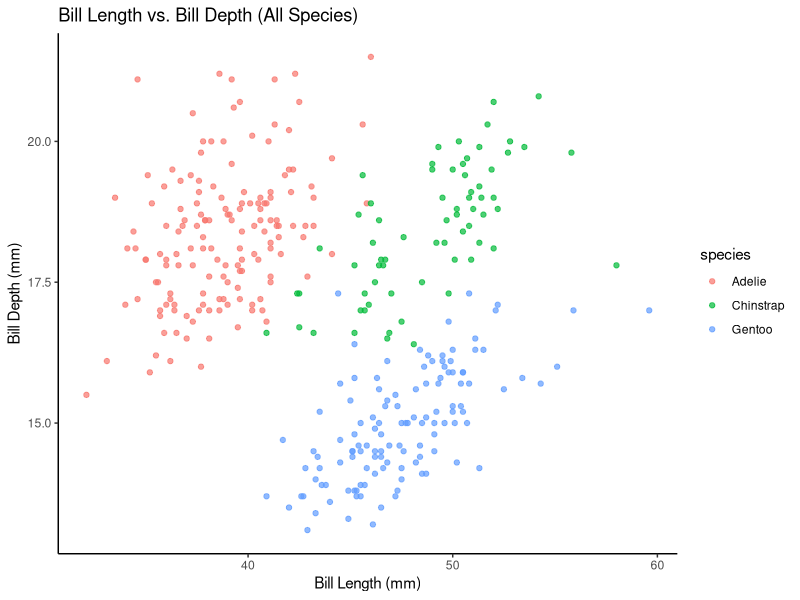
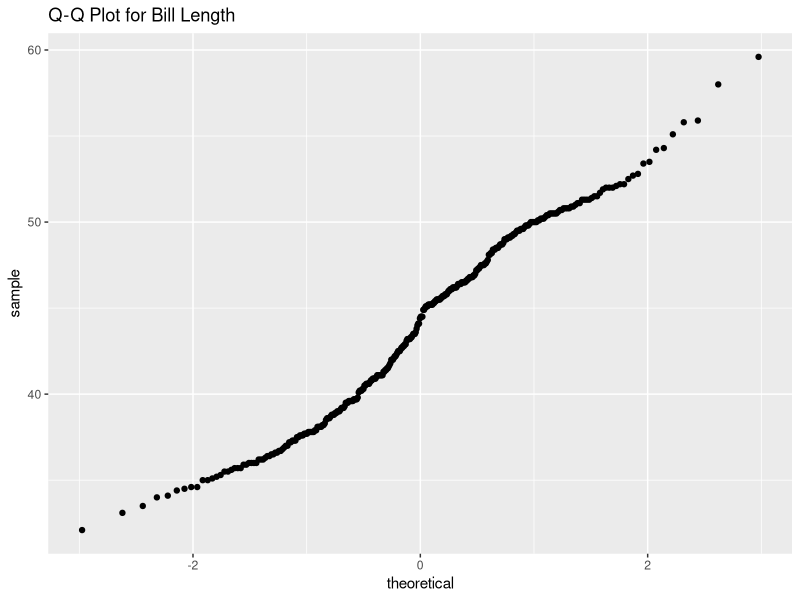
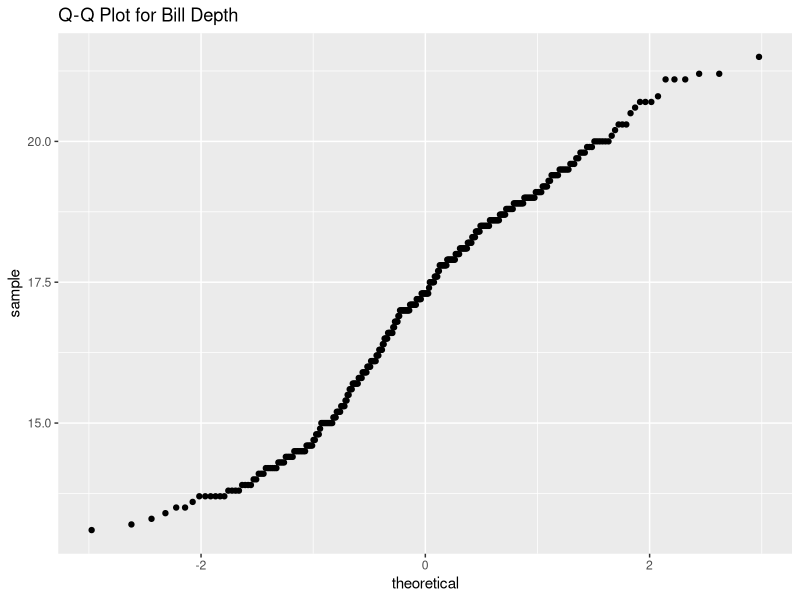

Reproduce these figures in R, in order.
################################################################################
# 4.1
################################################################################
# Load necessary libraries
library(tidyverse)
library(palmerpenguins)
library(rstatix)  # for cor_test()
library(ggplot2)

# Filter dataset to include only observations with non-missing bill length & depth
penguin_data <- penguins %>%
  filter(!is.na(bill_length_mm), 
         !is.na(bill_depth_mm))

# Exploratory data analysis
glimpse(penguin_data)
summary(penguin_data)

# Scatter plot to visualize bill length vs. bill depth across species
ggplot(data = penguin_data, aes(x = bill_length_mm, 
                                y = bill_depth_mm, 
                                color = species)) +
  geom_point(alpha = 0.7) +
  labs(title = "Bill Length vs. Bill Depth (All Species)", 
       x = "Bill Length (mm)", 
       y = "Bill Depth (mm)") +
  theme_classic()

# Check normality assumption with Q-Q plots
ggplot(penguin_data) +
  stat_qq(aes(sample = bill_length_mm)) +
  labs(title = "Q-Q Plot for Bill Length")
ggplot(penguin_data) +
  stat_qq(aes(sample = bill_depth_mm)) +
  labs(title = "Q-Q Plot for Bill Depth")

# Pearson correlation between bill length and bill depth for all species combined
cor_all <- cor(x = penguin_data$bill_length_mm, 
               y = penguin_data$bill_depth_mm, 
               use = "complete.obs")
cor_test_all <- cor.test(x = penguin_data$bill_length_mm, 
                         y = penguin_data$bill_depth_mm, 
                         use = "complete.obs")

# Pipe-friendly version from rstatix
cor_test_all_rstatix <- penguin_data %>%
  cor_test(bill_length_mm, bill_depth_mm)

# Display results
cor_all
cor_test_all
cor_test_all_rstatix

# The correlation between bill length and bill depth across all penguin species  
# was negative (r = -0.235, p < 0.001), indicating a weak inverse relationship.
# This may not be true within penguin species

# Filter data for Gentoo penguins only
gentoo_data <- penguin_data %>%
  filter(species == "Gentoo")

# Pearson correlation for Gentoo penguins
cor_gentoo <- cor(x = gentoo_data$bill_length_mm, 
                  y = gentoo_data$bill_depth_mm, 
                  use = "complete.obs")

cor_test_gentoo <- cor.test(x = gentoo_data$bill_length_mm, 
                            y = gentoo_data$bill_depth_mm, 
                            use = "complete.obs")

# Pipe-friendly version from rstatix
cor_test_gentoo_rstatix <- gentoo_data %>%
  cor_test(bill_length_mm, bill_depth_mm)

# Display results
cor_gentoo
cor_test_gentoo
cor_test_gentoo_rstatix

# Prior results contrasts with the strong positive correlation seen in Gentoos  
# alone (r = 0.64). The shift from positive to negative correlation suggests  
# that species differences confound the overall trend. Different species have  
# varying bill proportions, which likely influences the relationship between  
# length and depth. This is an example of Simpson’s Paradox, where trends seen  
# within individual groups disappear or reverse when combined. 
